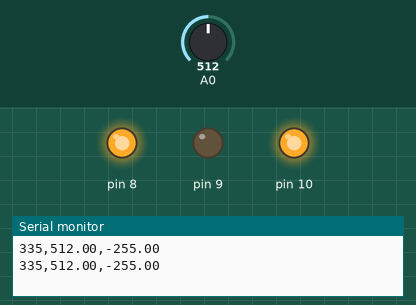
Recording of a sketch running on a simulated Arduino Uno, built with avr-gcc and run on an emulated ATmega328P. On the bench: output pins drawn as LEDs (lit = HIGH), the last lines printed to the serial monitor. The inputs (shaded band) are chosen by the test bench; at power-on: A0 = 512.

Above: at 2.2 s.
2.3 s: A0 set to 306
At 2.73 s:
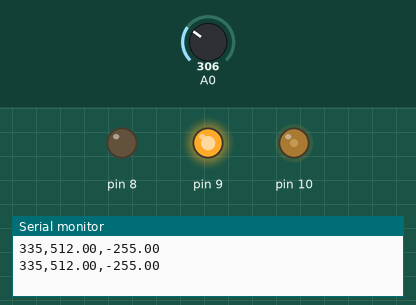
5.3 s: A0 set to 122
6.8 s: A0 set to 511
At 7.2 s:
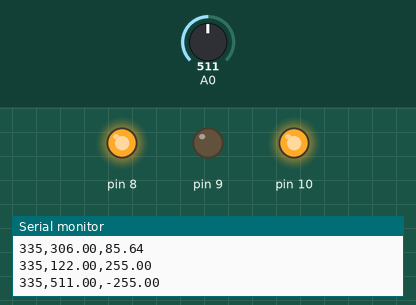
8.3 s: A0 set to 0
At 8.6 s:
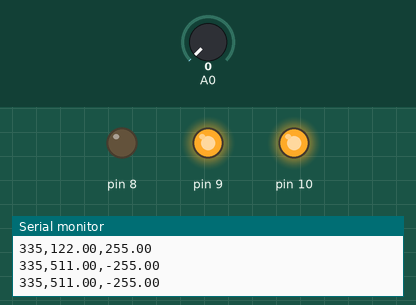
9.8 s: A0 set to 716
At 10.8 s:
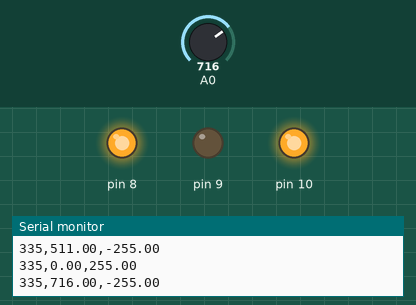
Timing chart, 0 to 12.3 s (numbered marks = the images above; inputs shaded):
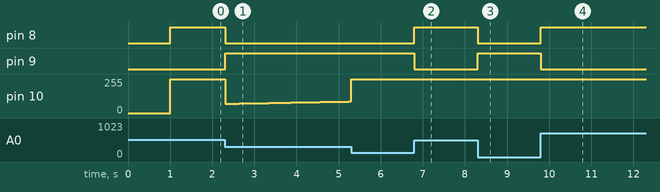

The sketch:

prog_2_3.ino
```cpp
#include <PID_v2.h>
double aggKp = 4, aggKi = 0.2, aggKd = 1;
double consKp = 1, consKi = 0.05, consKd = 0.25;
PID_v2 myPID(consKp, consKi, consKd, PID::Direct);
unsigned long skr = 0;
int setpoin = 335;
void setup() {
  Serial.begin(9600);
  analogReference(INTERNAL);
  pinMode(8, OUTPUT);
  pinMode(9, OUTPUT);
  pinMode(10, OUTPUT);
  myPID.SetOutputLimits(-255, 255);
  myPID.SetSampleTime(10);
  myPID.Start(analogRead(A0), 0, setpoin);
  delay(1000);
}
void loop() {
  double sensor = analogRead(A0);
  double gap = abs(myPID.GetSetpoint() - sensor);
  if (gap < 10) {
    myPID.SetTunings(consKp, consKi, consKd);
  } else {
    myPID.SetTunings(aggKp, aggKi, aggKd);
  }
  const double output = myPID.Run(sensor);
  analogWrite(10, abs(output));
  if (output > 0) {
    digitalWrite(8, LOW);
    digitalWrite(9, HIGH);
  }
  if (output < 0) {
    digitalWrite(9, LOW);
    digitalWrite(8, HIGH);
  }
  if (millis() - skr > 1000) {
    Serial.print(setpoin);
    Serial.print(',');
    Serial.print(sensor);
    Serial.print(',');
    Serial.println(output);
    skr = millis();
  }
}
```

Measured:
- after the input at 2.3 s, pin 8: HIGH → LOW at once; pin 9: LOW → HIGH at once; pin 10: 255/255 → 70/255 at once, → 71/255 0.16 s later, → 72/255 0.17 s later, → 73/255 0.18 s later, … (18 changes in this stretch)
- after the input at 6.8 s, pin 8: LOW → HIGH at once; pin 9: HIGH → LOW at once
- after the input at 8.3 s, pin 8: HIGH → LOW at once; pin 9: LOW → HIGH at once
- after the input at 9.8 s, pin 8: LOW → HIGH at once; pin 9: HIGH → LOW at once
